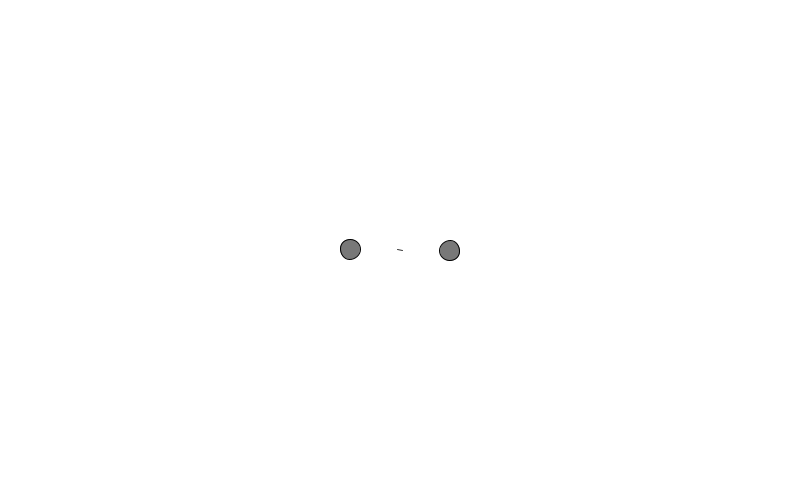
Frame 1 (no input)
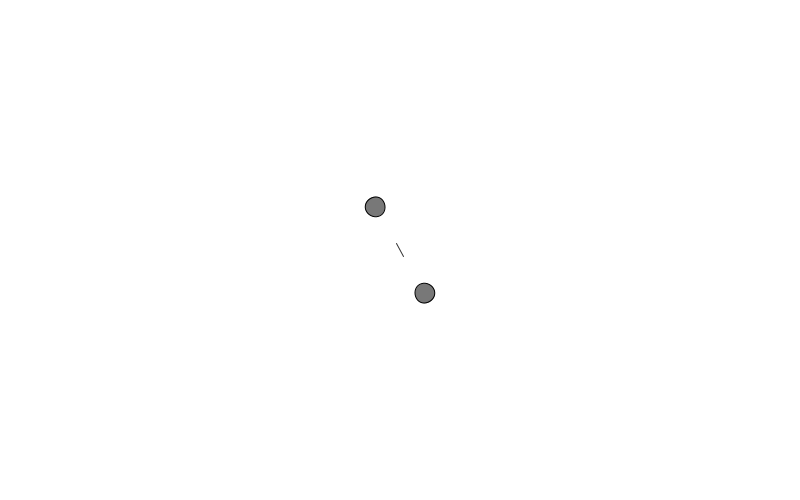
Frame 60 (the mouse pressed at the canvas centre just before this capture)
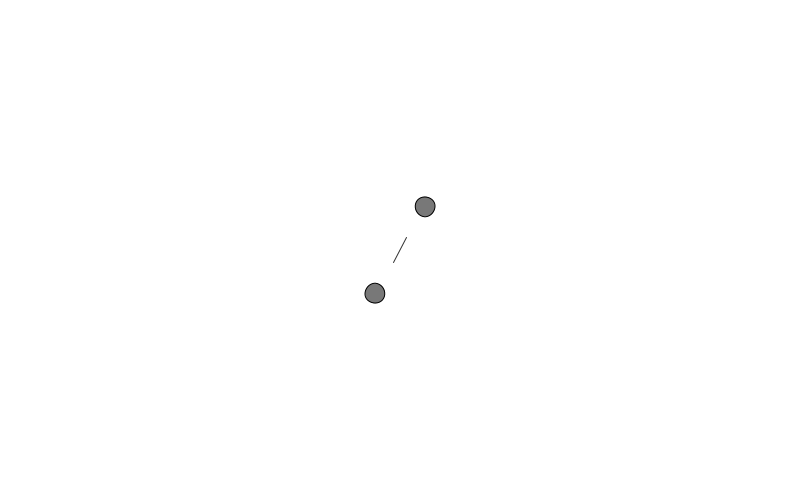
Frame 120 (the mouse held since frame 60 and released just before this capture)

The Processing sketch that drew these frames (run headless with seeded random() and noise(); from frame 60 on, the mouse is pressed at the canvas centre):

// Processing sketch: BasicRotation
// ── BasicRotation.pde
float degrees;
float lineLength;
void setup() {
  size(800, 500);
  background(255);
  degrees = 0;
  lineLength = 0;
}

void draw() {
  background(255);
  degrees += 1;
  lineLength += 0.05;
  
  translate(width/2, height/2);
  rotate(radians(degrees));
  
  stroke(50);
  noFill();
  line(-50 * sin(lineLength), 0, 50 * sin(lineLength), 0);
  
  stroke(0);
  fill(120);
  ellipse(-50, 0, 20, 20);
  ellipse(50, 0, 20, 20);
}
